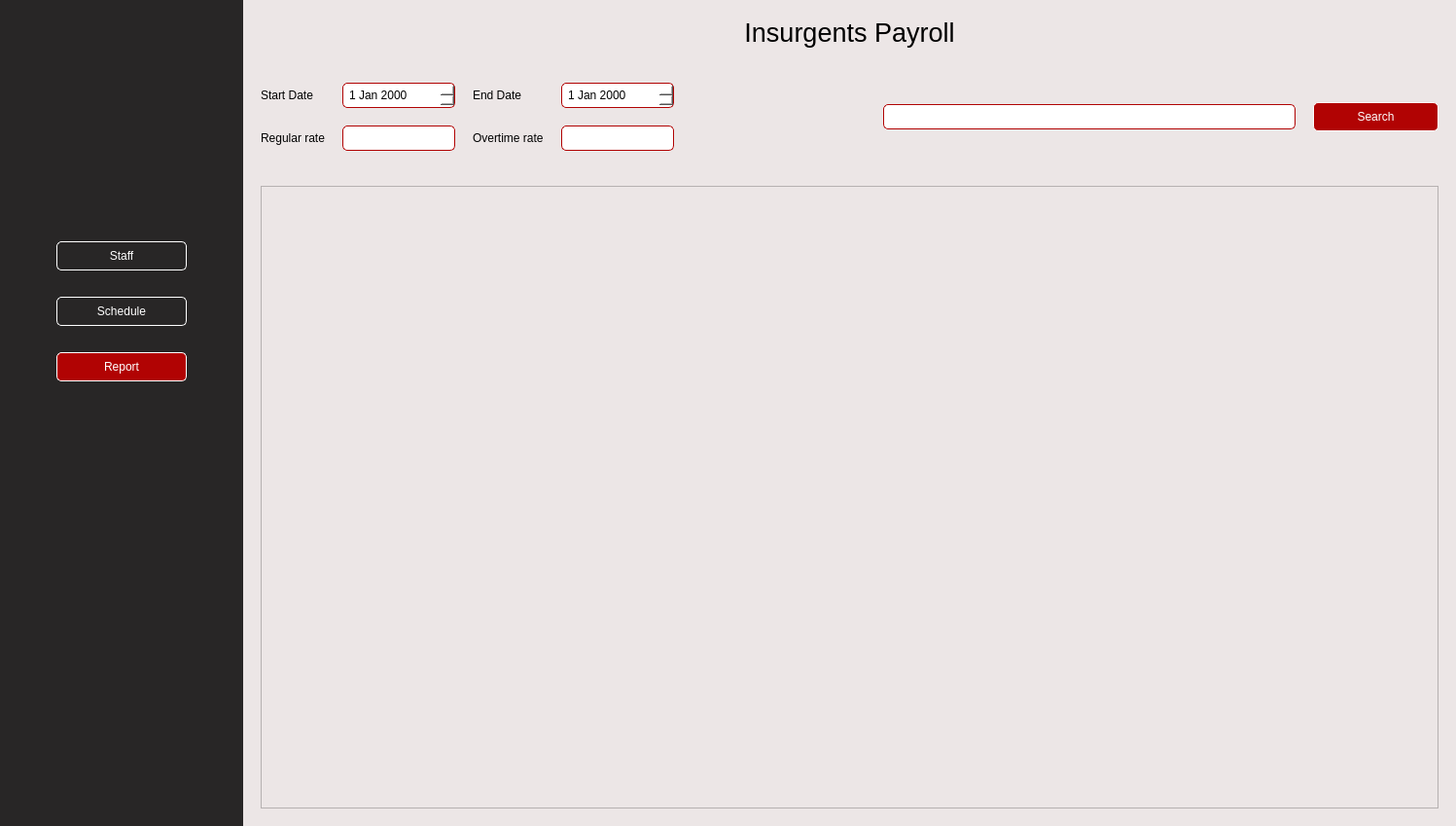
<?xml version="1.0" encoding="UTF-8"?>
<ui version="4.0">
 <class>MainWindow</class>
 <widget class="QMainWindow" name="MainWindow">
  <property name="geometry">
   <rect>
    <x>0</x>
    <y>0</y>
    <width>1497</width>
    <height>849</height>
   </rect>
  </property>
  <property name="windowTitle">
   <string>MainWindow</string>
  </property>
  <widget class="QWidget" name="centralwidget">
   <layout class="QHBoxLayout" name="horizontalLayout" stretch="1,5">
    <property name="spacing">
     <number>0</number>
    </property>
    <property name="leftMargin">
     <number>0</number>
    </property>
    <property name="topMargin">
     <number>0</number>
    </property>
    <property name="rightMargin">
     <number>0</number>
    </property>
    <property name="bottomMargin">
     <number>0</number>
    </property>
    <item>
     <widget class="QWidget" name="widget" native="true">
      <property name="styleSheet">
       <string notr="true">background-color: rgb(40, 38, 38);</string>
      </property>
      <layout class="QVBoxLayout" name="verticalLayout">
       <item>
        <widget class="QWidget" name="widget_3" native="true">
         <layout class="QGridLayout" name="gridLayout">
          <item row="0" column="0">
           <widget class="QPushButton" name="pushButton">
            <property name="styleSheet">
             <string notr="true">border: none;</string>
            </property>
            <property name="text">
             <string/>
            </property>
            <property name="icon">
             <iconset>
              <normaloff>image/Logo1.png</normaloff>image/Logo1.png</iconset>
            </property>
            <property name="iconSize">
             <size>
              <width>200</width>
              <height>200</height>
             </size>
            </property>
            <property name="checkable">
             <bool>true</bool>
            </property>
           </widget>
          </item>
         </layout>
        </widget>
       </item>
       <item>
        <widget class="QWidget" name="widget_4" native="true">
         <layout class="QGridLayout" name="gridLayout_2">
          <item row="0" column="0">
           <widget class="QPushButton" name="staffbtn">
            <property name="cursor">
             <cursorShape>PointingHandCursor</cursorShape>
            </property>
            <property name="styleSheet">
             <string notr="true">#staffbtn{
border: 1px solid white;
border-radius: 5px;
margin: 0 40px;
padding: 7px;
color: white;
}

#staffbtn:hover{
	background-color: #B10303;
	color: black;
}</string>
            </property>
            <property name="text">
             <string>Staff</string>
            </property>
           </widget>
          </item>
          <item row="1" column="0">
           <widget class="QPushButton" name="schedbtn">
            <property name="styleSheet">
             <string notr="true">#schedbtn{
border: 1px solid white;
border-radius: 5px;
margin: 0 40px;
padding: 7px;
color: white;
}

#schedbtn:hover{
	background-color: #B10303;
	color: black;
}</string>
            </property>
            <property name="text">
             <string>Schedule</string>
            </property>
           </widget>
          </item>
          <item row="2" column="0">
           <widget class="QPushButton" name="reportbtn">
            <property name="cursor">
             <cursorShape>PointingHandCursor</cursorShape>
            </property>
            <property name="styleSheet">
             <string notr="true">#reportbtn{
border: 1px solid white;
border-radius: 5px;
margin: 0 40px;
padding: 7px;
color: white;
background-color: #B10303;
}

#reportbtn:hover{
	color: black;
}</string>
            </property>
            <property name="text">
             <string>Report</string>
            </property>
           </widget>
          </item>
         </layout>
        </widget>
       </item>
       <item>
        <widget class="QWidget" name="widget_5" native="true">
         <layout class="QGridLayout" name="gridLayout_3"/>
        </widget>
       </item>
       <item>
        <widget class="QWidget" name="widget_6" native="true"/>
       </item>
      </layout>
     </widget>
    </item>
    <item>
     <widget class="QWidget" name="widget_2" native="true">
      <property name="styleSheet">
       <string notr="true">background-color: rgb(236, 230, 230);</string>
      </property>
      <layout class="QVBoxLayout" name="verticalLayout_2" stretch="0,1,10">
       <property name="spacing">
        <number>0</number>
       </property>
       <property name="leftMargin">
        <number>0</number>
       </property>
       <property name="topMargin">
        <number>0</number>
       </property>
       <property name="rightMargin">
        <number>0</number>
       </property>
       <property name="bottomMargin">
        <number>0</number>
       </property>
       <item>
        <widget class="QWidget" name="widget_7" native="true">
         <property name="styleSheet">
          <string notr="true">background-color: rgb(236, 230, 230);</string>
         </property>
         <layout class="QHBoxLayout" name="horizontalLayout_3" stretch="2">
          <item>
           <widget class="QWidget" name="widget_12" native="true">
            <layout class="QHBoxLayout" name="horizontalLayout_4">
             <item>
              <widget class="QLabel" name="label_3">
               <property name="font">
                <font>
                 <pointsize>20</pointsize>
                </font>
               </property>
               <property name="text">
                <string>Insurgents Payroll</string>
               </property>
               <property name="alignment">
                <set>Qt::AlignCenter</set>
               </property>
              </widget>
             </item>
            </layout>
           </widget>
          </item>
         </layout>
        </widget>
       </item>
       <item>
        <widget class="QWidget" name="widget_9" native="true">
         <property name="styleSheet">
          <string notr="true">background-color: rgb(236, 230, 230);</string>
         </property>
         <layout class="QHBoxLayout" name="horizontalLayout_2" stretch="0,0,2,6">
          <property name="spacing">
           <number>0</number>
          </property>
          <item>
           <widget class="QWidget" name="widget_10" native="true">
            <layout class="QHBoxLayout" name="horizontalLayout_7">
             <property name="spacing">
              <number>0</number>
             </property>
             <property name="leftMargin">
              <number>0</number>
             </property>
             <property name="topMargin">
              <number>0</number>
             </property>
             <property name="rightMargin">
              <number>0</number>
             </property>
             <property name="bottomMargin">
              <number>0</number>
             </property>
             <item>
              <widget class="QWidget" name="widget_23" native="true">
               <layout class="QVBoxLayout" name="verticalLayout_3">
                <property name="spacing">
                 <number>0</number>
                </property>
                <property name="leftMargin">
                 <number>0</number>
                </property>
                <property name="topMargin">
                 <number>0</number>
                </property>
                <property name="rightMargin">
                 <number>0</number>
                </property>
                <property name="bottomMargin">
                 <number>0</number>
                </property>
                <item>
                 <widget class="QWidget" name="widget_13" native="true">
                  <layout class="QHBoxLayout" name="horizontalLayout_8">
                   <item>
                    <widget class="QLabel" name="label_4">
                     <property name="font">
                      <font>
                       <pointsize>9</pointsize>
                      </font>
                     </property>
                     <property name="text">
                      <string>Start Date</string>
                     </property>
                     <property name="alignment">
                      <set>Qt::AlignLeading|Qt::AlignLeft|Qt::AlignVCenter</set>
                     </property>
                    </widget>
                   </item>
                  </layout>
                 </widget>
                </item>
                <item>
                 <widget class="QWidget" name="widget_16" native="true">
                  <layout class="QHBoxLayout" name="horizontalLayout_9">
                   <item>
                    <widget class="QLabel" name="label_5">
                     <property name="font">
                      <font>
                       <pointsize>9</pointsize>
                      </font>
                     </property>
                     <property name="text">
                      <string>Regular rate</string>
                     </property>
                     <property name="alignment">
                      <set>Qt::AlignLeading|Qt::AlignLeft|Qt::AlignVCenter</set>
                     </property>
                    </widget>
                   </item>
                  </layout>
                 </widget>
                </item>
               </layout>
              </widget>
             </item>
             <item>
              <widget class="QWidget" name="widget_22" native="true">
               <layout class="QVBoxLayout" name="verticalLayout_4">
                <property name="spacing">
                 <number>0</number>
                </property>
                <property name="leftMargin">
                 <number>0</number>
                </property>
                <property name="topMargin">
                 <number>0</number>
                </property>
                <property name="rightMargin">
                 <number>0</number>
                </property>
                <property name="bottomMargin">
                 <number>0</number>
                </property>
                <item>
                 <widget class="QWidget" name="widget_24" native="true">
                  <layout class="QHBoxLayout" name="horizontalLayout_15">
                   <item>
                    <widget class="QDateEdit" name="startdate">
                     <property name="styleSheet">
                      <string notr="true">background-color: rgb(255, 255, 255);
border: 1px solid  #B10303;
border-radius: 5px;
padding: 4px;</string>
                     </property>
                    </widget>
                   </item>
                  </layout>
                 </widget>
                </item>
                <item>
                 <widget class="QWidget" name="widget_17" native="true">
                  <layout class="QHBoxLayout" name="horizontalLayout_16">
                   <item>
                    <widget class="QLineEdit" name="regularrate">
                     <property name="styleSheet">
                      <string notr="true">background-color: rgb(255, 255, 255);
border: 1px solid  #B10303;
border-radius: 5px;
padding: 4px;</string>
                     </property>
                    </widget>
                   </item>
                  </layout>
                 </widget>
                </item>
               </layout>
              </widget>
             </item>
            </layout>
           </widget>
          </item>
          <item>
           <widget class="QWidget" name="widget_14" native="true">
            <layout class="QHBoxLayout" name="horizontalLayout_5">
             <property name="spacing">
              <number>0</number>
             </property>
             <property name="leftMargin">
              <number>0</number>
             </property>
             <property name="topMargin">
              <number>0</number>
             </property>
             <property name="rightMargin">
              <number>0</number>
             </property>
             <property name="bottomMargin">
              <number>0</number>
             </property>
             <item>
              <widget class="QWidget" name="widget_19" native="true">
               <layout class="QHBoxLayout" name="horizontalLayout_10">
                <property name="spacing">
                 <number>0</number>
                </property>
                <property name="leftMargin">
                 <number>0</number>
                </property>
                <property name="topMargin">
                 <number>0</number>
                </property>
                <property name="rightMargin">
                 <number>0</number>
                </property>
                <property name="bottomMargin">
                 <number>0</number>
                </property>
                <item>
                 <widget class="QWidget" name="widget_18" native="true">
                  <layout class="QVBoxLayout" name="verticalLayout_5">
                   <property name="spacing">
                    <number>0</number>
                   </property>
                   <property name="leftMargin">
                    <number>0</number>
                   </property>
                   <property name="topMargin">
                    <number>0</number>
                   </property>
                   <property name="rightMargin">
                    <number>0</number>
                   </property>
                   <property name="bottomMargin">
                    <number>0</number>
                   </property>
                   <item>
                    <widget class="QWidget" name="widget_26" native="true">
                     <layout class="QHBoxLayout" name="horizontalLayout_11">
                      <item>
                       <widget class="QLabel" name="label_6">
                        <property name="font">
                         <font>
                          <pointsize>9</pointsize>
                         </font>
                        </property>
                        <property name="text">
                         <string>End Date</string>
                        </property>
                        <property name="alignment">
                         <set>Qt::AlignLeading|Qt::AlignLeft|Qt::AlignVCenter</set>
                        </property>
                       </widget>
                      </item>
                     </layout>
                    </widget>
                   </item>
                   <item>
                    <widget class="QWidget" name="widget_27" native="true">
                     <layout class="QHBoxLayout" name="horizontalLayout_17">
                      <item>
                       <widget class="QLabel" name="label_7">
                        <property name="font">
                         <font>
                          <pointsize>9</pointsize>
                         </font>
                        </property>
                        <property name="text">
                         <string>Overtime rate</string>
                        </property>
                        <property name="alignment">
                         <set>Qt::AlignLeading|Qt::AlignLeft|Qt::AlignVCenter</set>
                        </property>
                       </widget>
                      </item>
                     </layout>
                    </widget>
                   </item>
                  </layout>
                 </widget>
                </item>
                <item>
                 <widget class="QWidget" name="widget_25" native="true">
                  <layout class="QVBoxLayout" name="verticalLayout_6">
                   <property name="spacing">
                    <number>0</number>
                   </property>
                   <property name="leftMargin">
                    <number>0</number>
                   </property>
                   <property name="topMargin">
                    <number>0</number>
                   </property>
                   <property name="rightMargin">
                    <number>0</number>
                   </property>
                   <property name="bottomMargin">
                    <number>0</number>
                   </property>
                   <item>
                    <widget class="QWidget" name="widget_28" native="true">
                     <layout class="QHBoxLayout" name="horizontalLayout_19">
                      <item>
                       <widget class="QDateEdit" name="enddate">
                        <property name="styleSheet">
                         <string notr="true">background-color: rgb(255, 255, 255);
border: 1px solid  #B10303;
border-radius: 5px;
padding: 4px;</string>
                        </property>
                       </widget>
                      </item>
                     </layout>
                    </widget>
                   </item>
                   <item>
                    <widget class="QWidget" name="widget_29" native="true">
                     <layout class="QHBoxLayout" name="horizontalLayout_18">
                      <item>
                       <widget class="QLineEdit" name="overtimerate">
                        <property name="styleSheet">
                         <string notr="true">background-color: rgb(255, 255, 255);
border: 1px solid  #B10303;
border-radius: 5px;
padding: 4px;</string>
                        </property>
                       </widget>
                      </item>
                     </layout>
                    </widget>
                   </item>
                  </layout>
                 </widget>
                </item>
               </layout>
              </widget>
             </item>
            </layout>
           </widget>
          </item>
          <item>
           <widget class="QWidget" name="widget_15" native="true">
            <layout class="QHBoxLayout" name="horizontalLayout_6">
             <property name="spacing">
              <number>0</number>
             </property>
             <property name="leftMargin">
              <number>0</number>
             </property>
             <property name="topMargin">
              <number>0</number>
             </property>
             <property name="rightMargin">
              <number>0</number>
             </property>
             <property name="bottomMargin">
              <number>0</number>
             </property>
            </layout>
           </widget>
          </item>
          <item>
           <widget class="QWidget" name="widget_11" native="true">
            <layout class="QHBoxLayout" name="horizontalLayout_12" stretch="3,1">
             <property name="spacing">
              <number>0</number>
             </property>
             <property name="leftMargin">
              <number>0</number>
             </property>
             <property name="topMargin">
              <number>0</number>
             </property>
             <property name="rightMargin">
              <number>0</number>
             </property>
             <property name="bottomMargin">
              <number>0</number>
             </property>
             <item>
              <widget class="QWidget" name="widget_20" native="true">
               <layout class="QHBoxLayout" name="horizontalLayout_14">
                <item>
                 <widget class="QLineEdit" name="searchinput">
                  <property name="styleSheet">
                   <string notr="true">background-color: rgb(255, 255, 255);
border: 1px solid  #B10303;
border-radius: 5px;
padding: 4px;</string>
                  </property>
                 </widget>
                </item>
               </layout>
              </widget>
             </item>
             <item>
              <widget class="QWidget" name="widget_21" native="true">
               <layout class="QHBoxLayout" name="horizontalLayout_13">
                <item>
                 <widget class="QPushButton" name="searchbtn">
                  <property name="cursor">
                   <cursorShape>PointingHandCursor</cursorShape>
                  </property>
                  <property name="styleSheet">
                   <string notr="true">#searchbtn{
border: 1px solid white;
border-radius: 5px;
padding: 7px;
background-color: #B10303;
color: white;
}

#searchbtn:hover{
	color: black;
}</string>
                  </property>
                  <property name="text">
                   <string>Search</string>
                  </property>
                 </widget>
                </item>
               </layout>
              </widget>
             </item>
            </layout>
           </widget>
          </item>
         </layout>
        </widget>
       </item>
       <item>
        <widget class="QWidget" name="widget_8" native="true">
         <property name="styleSheet">
          <string notr="true">background-color: rgb(236, 230, 230);</string>
         </property>
         <layout class="QGridLayout" name="gridLayout_5">
          <item row="0" column="0">
           <widget class="QWidget" name="table" native="true">
            <property name="styleSheet">
             <string notr="true"/>
            </property>
            <layout class="QGridLayout" name="gridLayout_6">
             <item row="0" column="0">
              <widget class="QTableWidget" name="tableWidget"/>
             </item>
            </layout>
           </widget>
          </item>
         </layout>
        </widget>
       </item>
      </layout>
     </widget>
    </item>
   </layout>
  </widget>
 </widget>
 <resources/>
 <connections/>
</ui>
